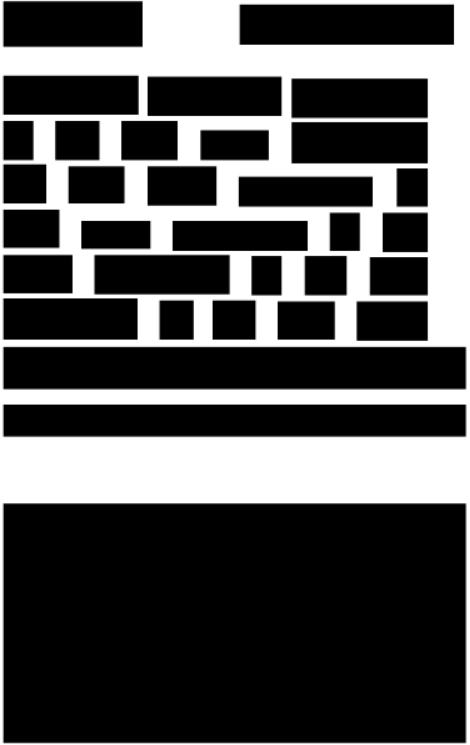
#> input picture samples/data/boxes.png, 470 x 745 px
$ python squares_test1.py
#> lines starting #> are read from the running program, lines starting #| are printed output that depends on the picture; after the words box and inside, x2 and y2 are one past the last pixel; in counts of white or black regions, pixels touching at a corner belong together
#> in main, img is the input picture: shape (745, 470, 3); min 0, max 255, mean 81.8
#!/usr/bin/env python

'''
Simple "Square Detector" program.

Loads several images sequentially and tries to find squares in each image.
'''

# Python 2/3 compatibility
from __future__ import print_function
import sys
PY3 = sys.version_info[0] == 3

if PY3:
    xrange = range

import numpy as np
import cv2 as cv


def angle_cos(p0, p1, p2):
    d1, d2 = (p0-p1).astype('float'), (p2-p1).astype('float')
    return abs( np.dot(d1, d2) / np.sqrt( np.dot(d1, d1)*np.dot(d2, d2) ) )

def find_squares(img):
    img = cv.GaussianBlur(img, (5, 5), 0)
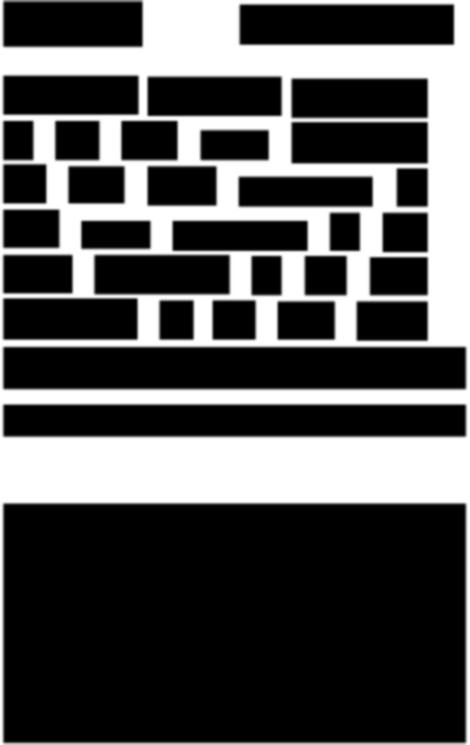
#> img: shape (745, 470, 3); min 0, max 255, mean 81.7
    squares = []
    for gray in cv.split(img):
        for thrs in xrange(0, 255, 26):
            if thrs == 0:
                bin = cv.Canny(gray, 0, 50, apertureSize=5)
                bin = cv.dilate(bin, None)
            else:
                _retval, bin = cv.threshold(gray, thrs, 255, cv.THRESH_BINARY)
            contours, _hierarchy = cv.findContours(bin, cv.RETR_LIST, cv.CHAIN_APPROX_SIMPLE)
            for cnt in contours:
                cnt_len = cv.arcLength(cnt, True)
                cnt = cv.approxPolyDP(cnt, 0.02*cnt_len, True)
                if len(cnt) == 4 and cv.contourArea(cnt) > 1000 and cv.isContourConvex(cnt):
                    cnt = cnt.reshape(-1, 2)
                    max_cos = np.max([angle_cos( cnt[i], cnt[(i+1) % 4], cnt[(i+2) % 4] ) for i in xrange(4)])
                    if max_cos < 0.1:
                        squares.append(cnt)
#> this loop made 3 passes
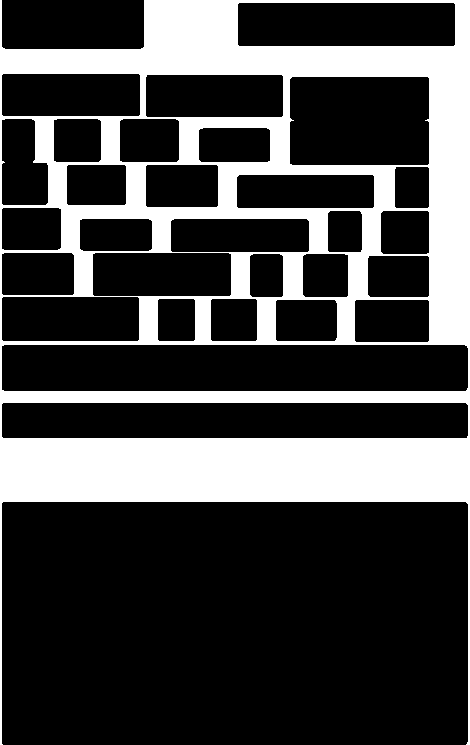
#> bin: shape (745, 470); 27.1% white; 1 white region, box (x1, y1, x2, y2) and area: (0, 0, 470, 745) 94984
    return squares

def main():
    from glob import glob
    # for fn in glob('../data/pic*.png'):
    for fn in glob('../data/boxes.png'):
        img = cv.imread(fn)
        squares = find_squares(img)
        cv.drawContours( img, squares, -1, (0, 255, 0), 3 )
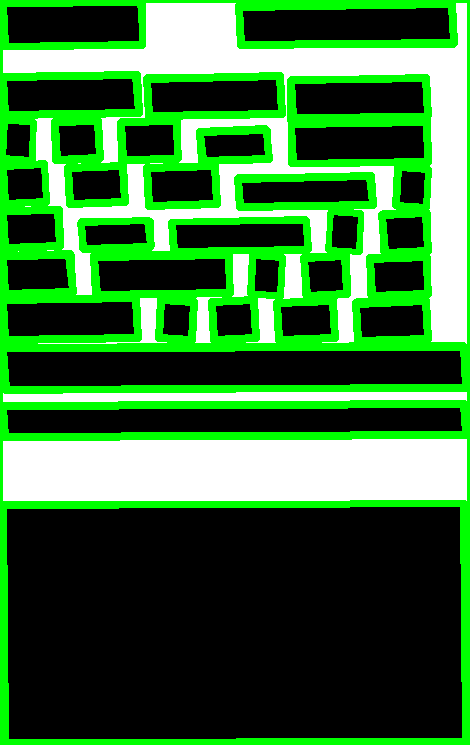
#> img: shape (745, 470, 3); mean B, G, R 54.9, 114.5, 54.9
        cv.imshow('squares', img)
        ch = cv.waitKey()
#> (key Esc is pressed here)
        if ch == 27:
            break

    print('Done')


if __name__ == '__main__':
    print(__doc__)
    main()
    cv.destroyAllWindows()
